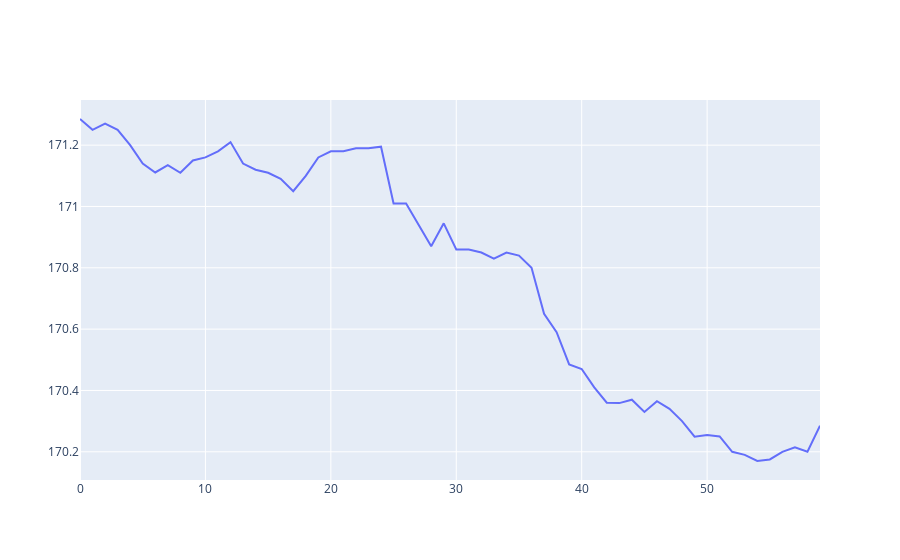
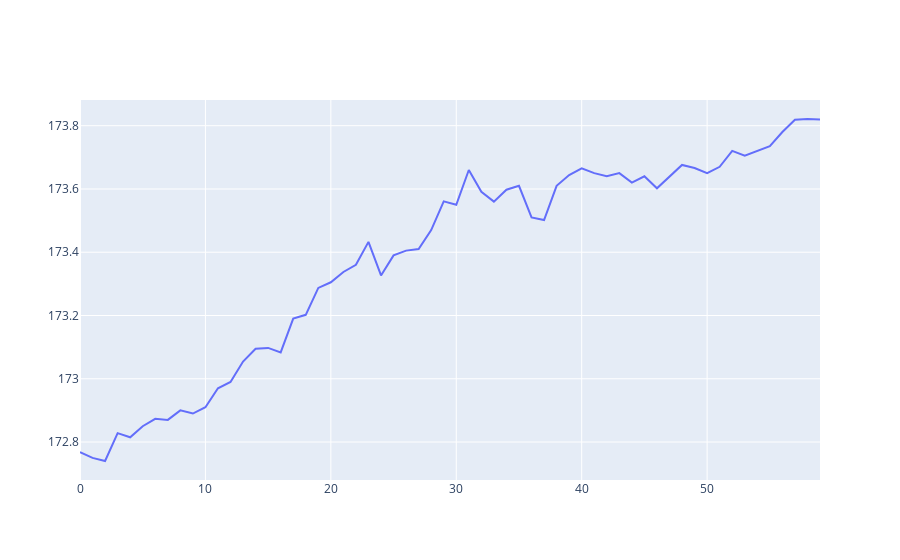

Write notebook code for charts like these, in order.
### Code cell
for c in correlations[:2]:
  a = create_window(df, c['start_index'], m)
  fig = go.Figure()
  fig.add_trace(go.Scatter(y=a, name='a'))
  fig.show()
